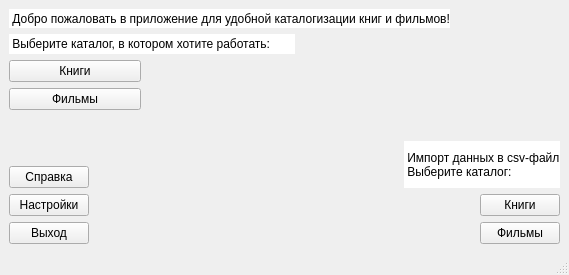
<?xml version="1.0" encoding="UTF-8"?>
<ui version="4.0">
 <class>MainWindow</class>
 <widget class="QMainWindow" name="MainWindow">
  <property name="geometry">
   <rect>
    <x>0</x>
    <y>0</y>
    <width>531</width>
    <height>275</height>
   </rect>
  </property>
  <property name="windowTitle">
   <string>MainWindow</string>
  </property>
  <widget class="QWidget" name="centralwidget">
   <layout class="QGridLayout" name="gridLayout">
    <item row="8" column="0">
     <widget class="QPushButton" name="settings">
      <property name="text">
       <string>Настройки</string>
      </property>
     </widget>
    </item>
    <item row="2" column="2">
     <widget class="QLabel" name="label_41">
      <property name="text">
       <string/>
      </property>
     </widget>
    </item>
    <item row="1" column="7">
     <widget class="QLabel" name="label_19">
      <property name="text">
       <string/>
      </property>
     </widget>
    </item>
    <item row="2" column="4">
     <widget class="QLabel" name="label_38">
      <property name="text">
       <string/>
      </property>
     </widget>
    </item>
    <item row="9" column="0">
     <widget class="QPushButton" name="exit">
      <property name="text">
       <string>Выход</string>
      </property>
     </widget>
    </item>
    <item row="7" column="1">
     <widget class="QLabel" name="label_21">
      <property name="text">
       <string/>
      </property>
     </widget>
    </item>
    <item row="7" column="0">
     <widget class="QPushButton" name="reference">
      <property name="text">
       <string>Справка</string>
      </property>
     </widget>
    </item>
    <item row="3" column="7">
     <widget class="QLabel" name="label_12">
      <property name="text">
       <string/>
      </property>
     </widget>
    </item>
    <item row="3" column="0" colspan="2">
     <widget class="QPushButton" name="films">
      <property name="text">
       <string>Фильмы</string>
      </property>
     </widget>
    </item>
    <item row="2" column="0" colspan="2">
     <widget class="QPushButton" name="books">
      <property name="text">
       <string>Книги</string>
      </property>
     </widget>
    </item>
    <item row="1" column="5">
     <widget class="QLabel" name="label_16">
      <property name="text">
       <string/>
      </property>
     </widget>
    </item>
    <item row="9" column="6">
     <widget class="QLabel" name="label_28">
      <property name="text">
       <string/>
      </property>
     </widget>
    </item>
    <item row="7" column="5">
     <widget class="QLabel" name="label_7">
      <property name="text">
       <string/>
      </property>
     </widget>
    </item>
    <item row="8" column="5">
     <widget class="QLabel" name="label_3">
      <property name="text">
       <string/>
      </property>
     </widget>
    </item>
    <item row="8" column="1">
     <widget class="QLabel" name="label_22">
      <property name="text">
       <string/>
      </property>
     </widget>
    </item>
    <item row="5" column="1">
     <widget class="QLabel" name="label_20">
      <property name="text">
       <string/>
      </property>
     </widget>
    </item>
    <item row="0" column="0" colspan="8">
     <widget class="QLabel" name="label">
      <property name="styleSheet">
       <string notr="true">background-color: rgb(255, 255, 255);</string>
      </property>
      <property name="text">
       <string> Добро пожаловать в приложение для удобной каталогизации книг и фильмов!</string>
      </property>
     </widget>
    </item>
    <item row="1" column="0" colspan="5">
     <widget class="QLabel" name="label_2">
      <property name="styleSheet">
       <string notr="true">background-color: rgb(255, 255, 255);</string>
      </property>
      <property name="text">
       <string> Выберите каталог, в котором хотите работать:</string>
      </property>
     </widget>
    </item>
    <item row="9" column="5">
     <widget class="QLabel" name="label_8">
      <property name="text">
       <string/>
      </property>
     </widget>
    </item>
    <item row="9" column="1">
     <widget class="QLabel" name="label_23">
      <property name="text">
       <string/>
      </property>
     </widget>
    </item>
    <item row="8" column="6">
     <widget class="QLabel" name="label_27">
      <property name="text">
       <string/>
      </property>
     </widget>
    </item>
    <item row="5" column="5">
     <widget class="QLabel" name="label_6">
      <property name="text">
       <string/>
      </property>
     </widget>
    </item>
    <item row="1" column="9">
     <widget class="QLabel" name="label_34">
      <property name="text">
       <string/>
      </property>
     </widget>
    </item>
    <item row="0" column="9">
     <widget class="QLabel" name="label_37">
      <property name="text">
       <string/>
      </property>
     </widget>
    </item>
    <item row="3" column="9">
     <widget class="QLabel" name="label_29">
      <property name="text">
       <string/>
      </property>
     </widget>
    </item>
    <item row="3" column="6">
     <widget class="QLabel" name="label_24">
      <property name="text">
       <string/>
      </property>
     </widget>
    </item>
    <item row="5" column="0">
     <widget class="QLabel" name="label_35">
      <property name="text">
       <string/>
      </property>
     </widget>
    </item>
    <item row="2" column="6">
     <widget class="QLabel" name="label_17">
      <property name="text">
       <string/>
      </property>
     </widget>
    </item>
    <item row="3" column="5">
     <widget class="QLabel" name="label_5">
      <property name="text">
       <string/>
      </property>
     </widget>
    </item>
    <item row="2" column="7">
     <widget class="QLabel" name="label_11">
      <property name="text">
       <string/>
      </property>
     </widget>
    </item>
    <item row="2" column="5">
     <widget class="QLabel" name="label_4">
      <property name="text">
       <string/>
      </property>
     </widget>
    </item>
    <item row="2" column="3">
     <widget class="QLabel" name="label_39">
      <property name="text">
       <string/>
      </property>
     </widget>
    </item>
    <item row="2" column="9">
     <widget class="QLabel" name="label_10">
      <property name="text">
       <string/>
      </property>
     </widget>
    </item>
    <item row="0" column="8">
     <widget class="QLabel" name="label_9">
      <property name="text">
       <string/>
      </property>
     </widget>
    </item>
    <item row="3" column="4">
     <widget class="QLabel" name="label_26">
      <property name="text">
       <string/>
      </property>
     </widget>
    </item>
    <item row="3" column="3">
     <widget class="QLabel" name="label_32">
      <property name="text">
       <string/>
      </property>
     </widget>
    </item>
    <item row="8" column="2">
     <widget class="QLabel" name="label_47">
      <property name="text">
       <string/>
      </property>
     </widget>
    </item>
    <item row="8" column="4">
     <widget class="QLabel" name="label_53">
      <property name="text">
       <string/>
      </property>
     </widget>
    </item>
    <item row="9" column="3">
     <widget class="QLabel" name="label_51">
      <property name="text">
       <string/>
      </property>
     </widget>
    </item>
    <item row="7" column="3">
     <widget class="QLabel" name="label_49">
      <property name="text">
       <string/>
      </property>
     </widget>
    </item>
    <item row="8" column="3">
     <widget class="QLabel" name="label_50">
      <property name="text">
       <string/>
      </property>
     </widget>
    </item>
    <item row="9" column="2">
     <widget class="QLabel" name="label_48">
      <property name="text">
       <string/>
      </property>
     </widget>
    </item>
    <item row="9" column="4">
     <widget class="QLabel" name="label_54">
      <property name="text">
       <string/>
      </property>
     </widget>
    </item>
    <item row="1" column="6">
     <widget class="QLabel" name="label_18">
      <property name="text">
       <string/>
      </property>
     </widget>
    </item>
    <item row="7" column="4">
     <widget class="QLabel" name="label_52">
      <property name="text">
       <string/>
      </property>
     </widget>
    </item>
    <item row="5" column="2">
     <widget class="QLabel" name="label_43">
      <property name="text">
       <string/>
      </property>
     </widget>
    </item>
    <item row="5" column="3">
     <widget class="QLabel" name="label_44">
      <property name="text">
       <string/>
      </property>
     </widget>
    </item>
    <item row="7" column="2">
     <widget class="QLabel" name="label_46">
      <property name="text">
       <string/>
      </property>
     </widget>
    </item>
    <item row="3" column="2">
     <widget class="QLabel" name="label_15">
      <property name="text">
       <string/>
      </property>
     </widget>
    </item>
    <item row="5" column="4">
     <widget class="QLabel" name="label_40">
      <property name="text">
       <string/>
      </property>
     </widget>
    </item>
    <item row="5" column="6">
     <widget class="QLabel" name="label_25">
      <property name="text">
       <string/>
      </property>
     </widget>
    </item>
    <item row="7" column="6">
     <widget class="QLabel" name="label_13">
      <property name="text">
       <string/>
      </property>
     </widget>
    </item>
    <item row="6" column="7" rowspan="2" colspan="3">
     <widget class="QLabel" name="label_14">
      <property name="styleSheet">
       <string notr="true">background-color: rgb(255, 255, 255);</string>
      </property>
      <property name="text">
       <string> Импорт данных в csv-файл    
 Выберите каталог:</string>
      </property>
     </widget>
    </item>
    <item row="8" column="9">
     <widget class="QPushButton" name="books_scv">
      <property name="text">
       <string>Книги</string>
      </property>
     </widget>
    </item>
    <item row="9" column="9">
     <widget class="QPushButton" name="films_scv">
      <property name="text">
       <string>Фильмы</string>
      </property>
     </widget>
    </item>
   </layout>
  </widget>
  <widget class="QMenuBar" name="menubar">
   <property name="geometry">
    <rect>
     <x>0</x>
     <y>0</y>
     <width>531</width>
     <height>21</height>
    </rect>
   </property>
  </widget>
  <widget class="QStatusBar" name="statusbar"/>
 </widget>
 <resources/>
 <connections/>
</ui>
